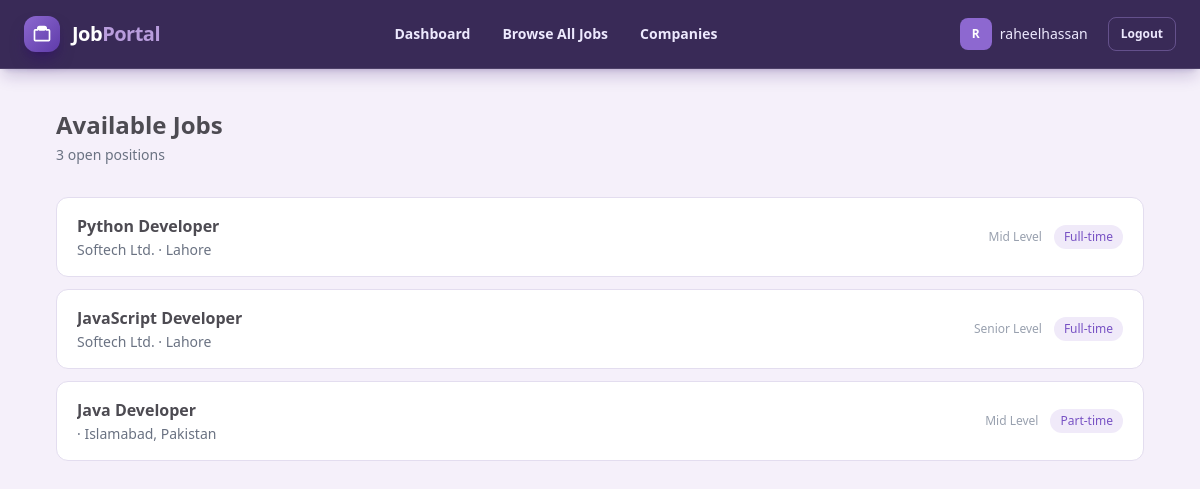
Page /jobs/ (signed in) on the committed database.
### accounts/models.py (models this page shows)
class User(AbstractUser):
    class Role(models.TextChoices):
        CANDIDATE = "candidate", "Candidate"
        COMPANY = "company", "Company"
    email = models.EmailField(unique=True)
    role = models.CharField(
        max_length=20,
        choices=Role.choices,
        blank = True
    )
    REQUIRED_FIELDS = ["email"]

### jobs/models.py (models this page shows, shortened)
class Job(models.Model):
    class JobType(models.TextChoices):
        FULL_TIME = "full_time", "Full-time"
        PART_TIME = "part_time", "Part-time"
        CONTRACT = "contract", "Contract"
        REMOTE = "remote", "Remote"
    class ExperienceLevel(models.TextChoices):
        ENTRY = "entry", "Entry Level"
        MID = "mid", "Mid Level"
        SENIOR = "senior", "Senior Level"
    company = models.ForeignKey(CompanyProfile, on_delete=models.CASCADE, related_name="jobs")
    title = models.CharField(max_length=200)
    description = models.TextField()
    requirements = models.TextField(blank=True)
    location = models.CharField(max_length=100)
    job_type = models.CharField(max_length=20, choices=JobType.choices)
    experience_level = models.CharField(max_length=20, choices=ExperienceLevel.choices)
    salary_min = models.PositiveIntegerField(blank=True, null=True)
    salary_max = models.PositiveIntegerField(blank=True, null=True)
    is_active = models.BooleanField(default=True)
    posted_at = models.DateTimeField(auto_now_add=True)

### profiles/models.py (models this page shows, shortened)
class CompanyProfile(models.Model):
    COMPANY_SIZE_CHOICES = [
        ("1-10", "1-10 employees"),
        ("11-50", "11-50 employees"),
        ("51-200", "51-200 employees"),
        ("201-500", "201-500 employees"),
        ("500+", "500+ employees"),
    ]
    user = models.OneToOneField(User, on_delete=models.CASCADE, related_name="company_profile")
    company_name = models.CharField(max_length=200, blank=True)
    website = models.URLField(blank=True)
    description = models.TextField(blank=True)
    industry = models.CharField(max_length=100, blank=True)
    company_size = models.CharField(max_length=20, choices=COMPANY_SIZE_CHOICES, blank=True)
    location = models.CharField(max_length=100, blank=True)
    profile_image = models.ImageField(upload_to="company_logos/", blank=True, null=True)

### jobs/views.py (the view)
# urls.py: path("", views.job_list, name="job_list"),
def job_list(request):
    jobs = Job.objects.filter(is_active=True)
    return render(request, "jobs/job_list.html", {"jobs": jobs})

### jobs/templates/jobs/job_list.html (shortened to what this page needs)
{% extends "base.html" %}
{% block content %}
<div class="max-w-6xl mx-auto px-4 py-10 sm:px-8">
  <div class="flex flex-col sm:flex-row justify-between sm:items-center gap-4 mb-8">
    <div>
      <h1 class="text-[#4d4b52] text-2xl font-bold">Available Jobs</h1>
      <p class="text-gray-500 text-sm mt-1">{{ jobs|length }} open position{{ jobs|length|pluralize }}</p>
    </div>
  </div>
  {% if jobs %}
    <div class="space-y-3">
      {% for job in jobs %}
        <a href="{% url 'jobs:job_detail' job_id=job.pk %}"
           class="flex items-center justify-between gap-4 bg-white border border-[#e3ddef] rounded-xl px-5 py-4 hover:border-[#7852c4] transition">
          <div class="min-w-0">
            <h2 class="text-[#4d4b52] font-semibold truncate">{{ job.title }}</h2>
            <p class="text-gray-500 text-sm mt-0.5">{{ job.company.company_name }} · {{ job.location }}</p>
          </div>
          <div class="flex items-center gap-3 shrink-0">
            <span class="hidden sm:inline text-xs text-gray-400">{{ job.get_experience_level_display }}</span>
            <span class="text-xs font-medium text-[#7852c4] bg-[#f0eaf9] px-2.5 py-1 rounded-full">
              {{ job.get_job_type_display }}
            </span>
          </div>
        </a>
      {% endfor %}
    </div>
  {% else %}
    <div class="text-center py-16 text-gray-400 bg-white rounded-xl border border-[#e3ddef]">No jobs available right now.</div>
  {% endif %}
</div>
{% endblock %}

### theme/templates/base.html (shortened to what this page needs)
{% load tailwind_tags %}
<!DOCTYPE html>
<html lang="en">
<head>
    {% tailwind_css %}
</head>
<body class="min-h-screen overflow-x-hidden bg-[#f5f0fa] text-[#4d4b52]">
    {% block navbar %}
    <nav class="sticky top-0 z-50 border-b border-white/10 bg-[#2f1f4e]/95 px-4 py-3 shadow-lg shadow-violet-950/20 backdrop-blur sm:px-6">
        <div class="mx-auto flex max-w-7xl items-center justify-between gap-3">
            <a href="/" class="flex shrink-0 items-center gap-2 text-lg font-bold tracking-tight text-white sm:gap-3 sm:text-xl">
                <span class="grid h-9 w-9 place-items-center rounded-xl bg-gradient-to-br from-[#8d68d0] to-[#5f3ba9] shadow-lg shadow-violet-950/50">
                </span>
                <span class="hidden sm:inline">
                    Job<span class="text-[#b99ddd]">Portal</span>
                </span>
            </a>
            {% if request.user.is_authenticated %}
                <div class="flex min-w-0 items-center gap-1 overflow-x-auto text-xs sm:gap-2 sm:text-sm">
                    <a href="{% url 'profiles:profile_view' %}"
                    class="whitespace-nowrap rounded-lg px-3 py-2 font-semibold transition {% if request.resolver_match.url_name == 'profile_view' %}bg-[#7852c4] text-white shadow-md shadow-violet-950/30{% else %}text-violet-100 hover:bg-white/10 hover:text-white{% endif %}">
                        Dashboard
                    </a>
                    {% if request.user.role == "company" %}
                        <a href="#" class="whitespace-nowrap rounded-lg px-3 py-2 font-semibold text-violet-100 transition hover:bg-white/10 hover:text-white">
                            My Jobs
                        </a>
                        <a href="{% url 'jobs:job_list' %}" class="whitespace-nowrap rounded-lg px-3 py-2 font-semibold text-violet-100 transition hover:bg-white/10 hover:text-white">
                            Browse All Jobs
                        </a>
                        <a href="#" class="whitespace-nowrap rounded-lg px-3 py-2 font-semibold text-violet-100 transition hover:bg-white/10 hover:text-white">
                            Find Candidates
                        </a>
                    {% else %}
                        <a href="#" class="whitespace-nowrap rounded-lg px-3 py-2 font-semibold text-violet-100 transition hover:bg-white/10 hover:text-white">
                            Browse All Jobs
                        </a>
                        <a href="#" class="whitespace-nowrap rounded-lg px-3 py-2 font-semibold text-violet-100 transition hover:bg-white/10 hover:text-white">
                            Companies
                        </a>
                    {% endif %}
                </div>
                <div class="flex shrink-0 items-center gap-2 sm:gap-3">
                    <a href="{% url 'profiles:profile_view' %}"
                        class="hidden items-center gap-2 rounded-xl px-2 py-1.5 text-sm text-violet-100 transition hover:bg-white/10 hover:text-white md:flex">
                            {% if request.user.role == "candidate" and request.user.candidate_profile.profile_image %}
                                <img src="{{ request.user.candidate_profile.profile_image.url }}"
                                    alt="{{ request.user.username }}"
                                    class="h-8 w-8 rounded-lg object-cover">
                            {% elif request.user.role == "company" and request.user.company_profile.profile_image %}
                                <img src="{{ request.user.company_profile.profile_image.url }}"
                                    alt="{{ request.user.username }}"
                                    class="h-8 w-8 rounded-lg object-cover">
                            {% else %}
                                <span class="grid h-8 w-8 place-items-center rounded-lg bg-[#8d68d0] text-xs font-bold text-white">
                                    {{ request.user.username|first|upper }}
                                </span>
                            {% endif %}
                            <span class="max-w-24 truncate font-medium">
                                {{ request.user.username }}
                            </span>
                    </a>
                    <form method="post" action="{% url 'accounts:logout' %}">
                        <button type="submit"
                                class="rounded-lg border border-[#a98cdd]/40 px-3 py-2 text-xs font-semibold text-violet-100 transition hover:border-[#cdb9ed] hover:bg-white/10 hover:text-white">
                            Logout
                        </button>
                    </form>
                </div>
            {% endif %}
        </div>
    </nav>
    {% endblock %}
    <main class="{% block main_class %}min-h-[calc(100vh-64px)] w-full{% endblock %}">
        {% block content %}{% endblock %}
    </main>
</body>
</html>

### rows in the picture
User: user.username|first "R", user.username "raheelhassan"
Job: title "Python Developer", company.company_name "Softech Ltd.", location "Lahore", experience_level "Mid Level", job_type "Full-time"
Job: title "JavaScript Developer", company.company_name "Softech Ltd.", location "Lahore", experience_level "Senior Level", job_type "Full-time"
Job: title "Java Developer", location "Islamabad, Pakistan", experience_level "Mid Level", job_type "Part-time"

### other values in the picture
{{ jobs|length }} "3"
